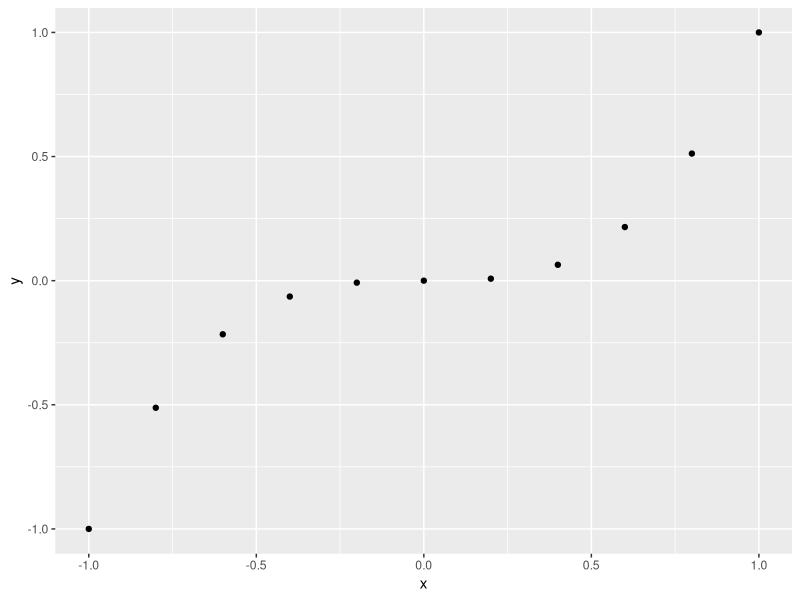
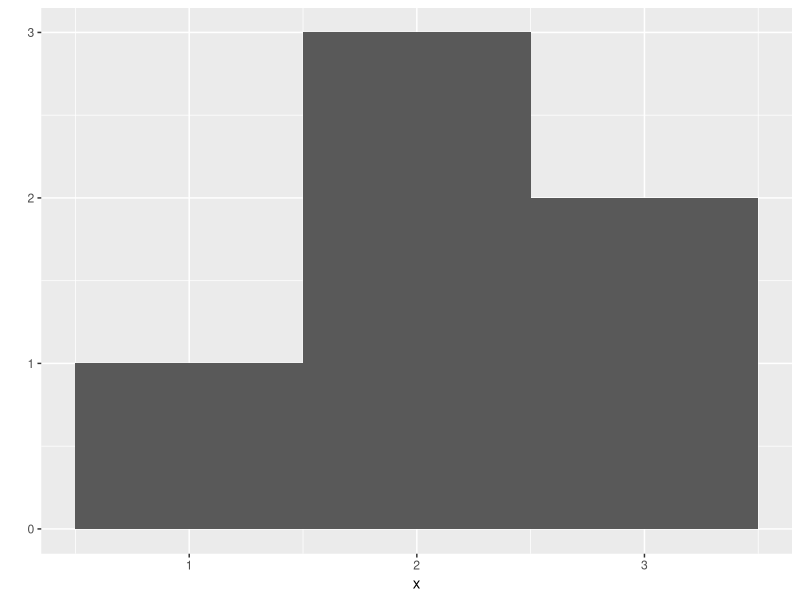
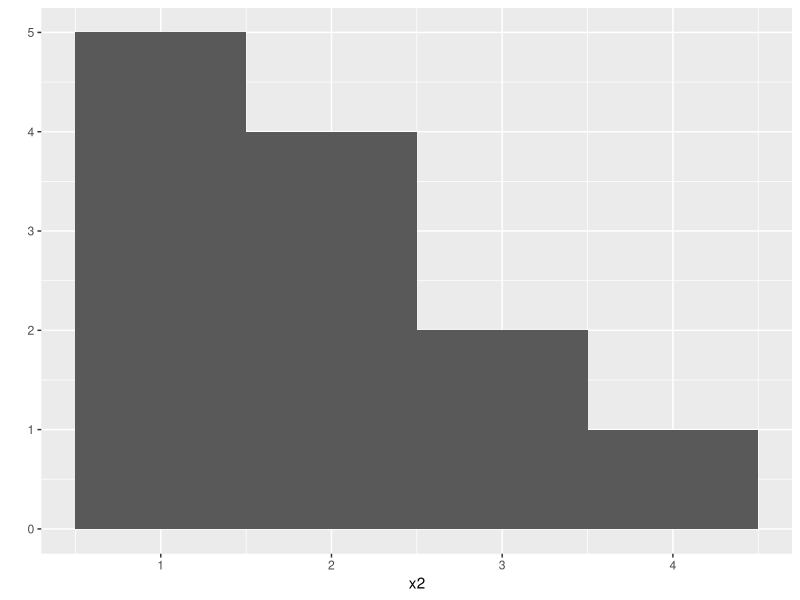
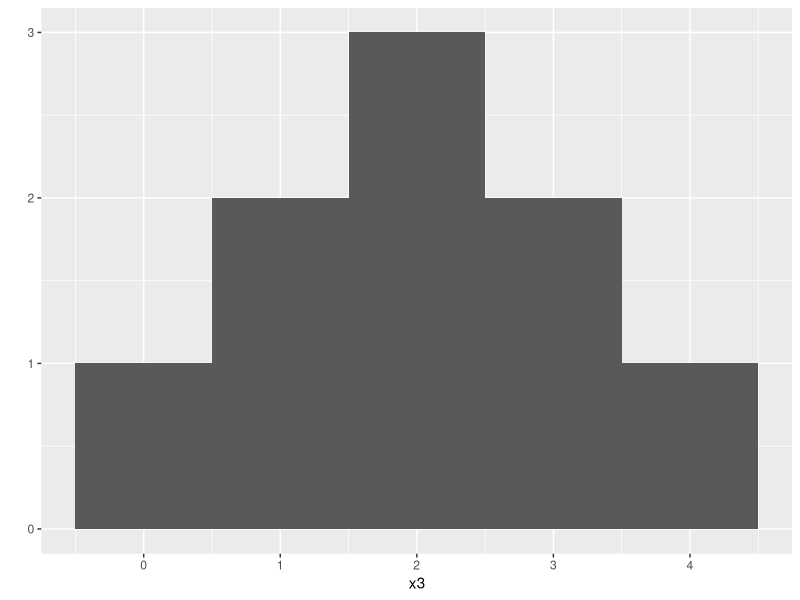
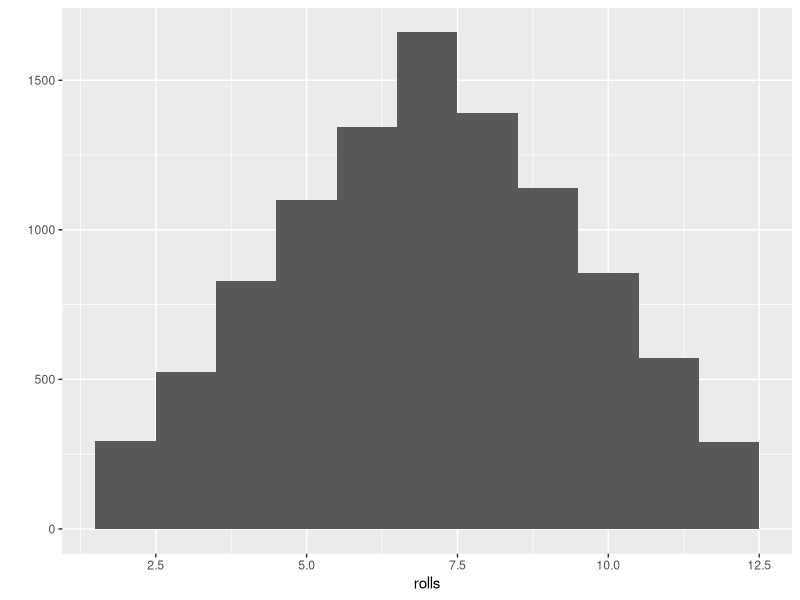
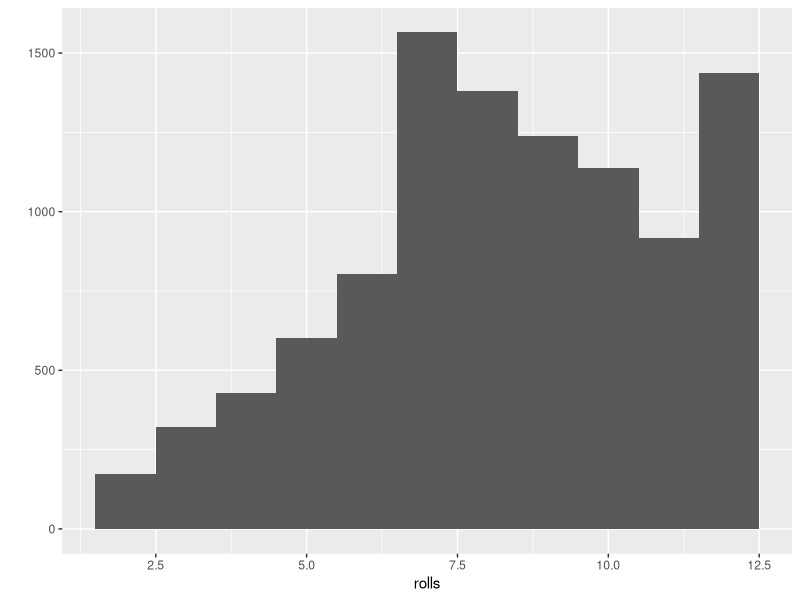

These figures' R source, in order:
#====================================================================================================
# 작성일자 : 2021.03.10
# 작성목적 : Hands-On Programing with R 1장 관련 소스 
#====================================================================================================

die <- 1:6

?sample


sample(die, size = 2)  # without replacement 
  
sample(die, size = 2, replace = TRUE)  # replacement 


dice <- sample(die, size = 2, replace = TRUE) 
dice

sum(dice)


roll <- function() {
  die <- 1:6
  dice <- sample(die, size = 2, replace = TRUE) 
  sum(dice)
}

roll()


roll2 <- function(bones){
  dice <- sample(bones, size = 2, replace = TRUE) 
  sum(dice)
}

roll2 <- function(bones = 1:6){
  dice <- sample(bones, size = 2, replace = TRUE) 
  sum(dice)
}

roll2(bones = 1:4)
roll2(1:6)
roll2()


#====================================================================================================

library(ggplot2)

qplot

x <- c(-1, -0.8, -0.6, -0.4, -0.2, 0, 0.2, 0.4, 0.6, 0.8, 1)
y <- x^3

qplot(x, y)

x <- c(1, 2, 2, 2, 3, 3)
qplot(x, binwidth = 1)

x2 <-c(1, 1, 1, 1, 1, 2, 2, 2, 2, 3, 3, 4)
qplot(x2, binwidth = 1)

x3 <-c(0, 1, 1, 2, 2, 2, 3, 3, 4)
qplot(x3, binwidth = 1)


?replicate
??replicate
replicate(10, roll())  # R Command many times 

rolls <- replicate(10000, roll()) 
qplot(rolls, binwidth = 1)


# 6를 더 나오게 확률을 올린다. 
roll3 <- function() {
  die <- 1:6
  dice <- sample(die, size = 2, replace = TRUE, prob = c(1/8, 1/8, 1/8, 1/8, 1/8, 3/8)) 
  sum(dice)
}
rolls <- replicate(10000, roll3()) 
qplot(rolls, binwidth = 1)

